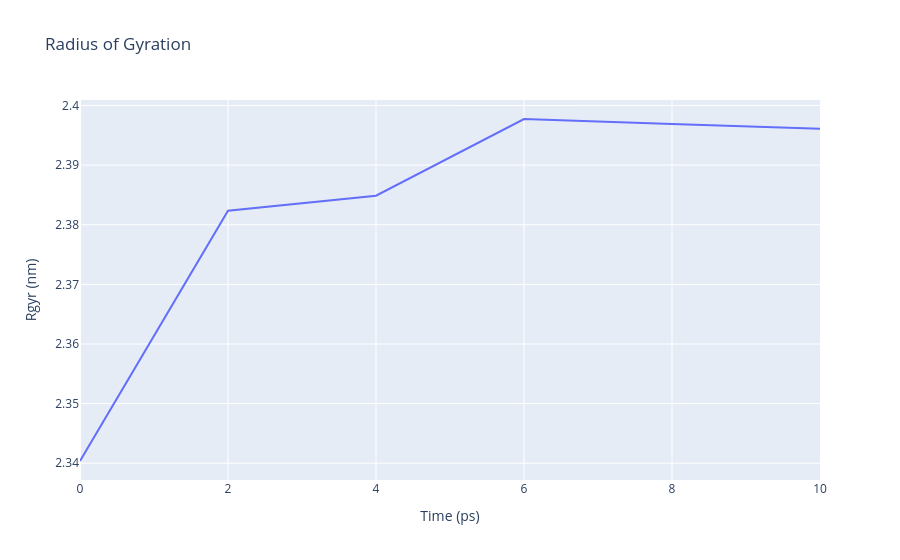

Notebook code cell kept with this figure:
### Code cell
# Plot the radius of gyration along the trajectory
plot_xvg({'Rgyr': MD_rgyr},
         title="Radius of Gyration",
         ytitle="Rgyr (nm)")

### Figure 1 — Plotly figure (JSON) as saved in the notebook; plotly's stock layout.template omitted (floating-point values rounded to 4 significant figures)
{"data": [{"mode": "lines", "name": "Rgyr", "type": "scatter", "x": [0.0, 2.0, 4.0, 6.0, 8.0, 10.0], "y": [2.34, 2.382, 2.385, 2.398, 2.397, 2.396]}], "layout": {"title": {"text": "Radius of Gyration"}, "xaxis": {"title": {"text": "Time (ps)"}}, "yaxis": {"title": {"text": "Rgyr (nm)"}}}}
